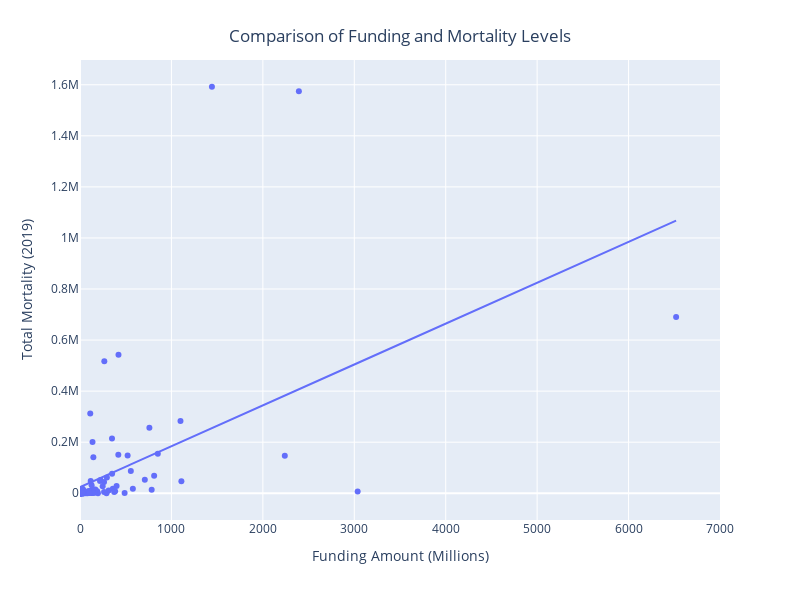

The cell this chart's notebook holds for it:
### Code cell
fig = px.scatter(df2019, x="2019", y="2019_US_Mortality_19", hover_data=['research_category'], 
                trendline="ols", 
                labels={
                     "2019_US_Mortality_19": "Total Mortality (2019)",
                     "research_category": "Research Category",
                     "2019": "Funding Amount (Millions)"
                 }, 
                width=800, height=600)


fig.update_layout(
    title={
        'text': "Comparison of Funding and Mortality Levels",
        'y':0.95,
        'x':0.5,
        'xanchor': 'center',
        'yanchor': 'top'})

fig.update_layout(xaxis_range=[0,7000])

fig.show()

### Figure 1 — Plotly figure (JSON) as saved in the notebook; plotly's stock layout.template omitted (floating-point values rounded to 4 significant figures; data arrays with more than 128 entries replaced by an {"elided": "..."} marker saying what was removed)
{"data": [{"customdata": {"elided": "299x1 str values"}, "hovertemplate": "Funding Amount (Millions)=%{x}<br>Total Mortality (2019)=%{y}<br>Research Category=%{customdata[0]}<extra></extra>", "legendgroup": "", "marker": {"color": "#636efa", "symbol": "circle"}, "mode": "markers", "name": "", "orientation": "v", "showlegend": false, "type": "scatter", "x": {"elided": "299 int values"}, "xaxis": "x", "y": {"elided": "299 int values"}, "yaxis": "y"}, {"hovertemplate": "<b>OLS trendline</b><br>2019_US_Mortality_19 = 160.163 * 2019 + 23827.6<br>R<sup>2</sup>=0.270612<br><br>Funding Amount (Millions)=%{x}<br>Total Mortality (2019)=%{y} <b>(trend)</b><extra></extra>", "legendgroup": "", "marker": {"color": "#636efa", "symbol": "circle"}, "mode": "lines", "name": "", "showlegend": false, "type": "scatter", "x": [2, 3, 5, 5, 7, 8, 8, 8, 11, 11, 11, 11, 11, 12, 12, 13, 13, 13, 13, 15, 15, 16, 16, 16, 17, 17, 18, 19, 24, 24, 25, 27, 28, 31, 32, 34, 34, 36, 36, 37, 43, 44, 48, 64, 67, 76, 79, 82, 83, 86, 94, 103, 106, 111, 112, 117, 121, 124, 126, 127, 137, 138, 139, 146, 150, 151, 158, 163, 168, 188, 196, 219, 224, 248, 263, 263, 266, 290, 294, 313, 350, 351, 359, 374, 384, 400, 419, 421, 488, 521, 556, 578, 709, 759, 784, 811, 851, 1099, 1109, 1443, 2240, 2394, 3037, 6520], "xaxis": "x", "y": [24150.0, 24310.0, 24630.0, 24630.0, 24950.0, 25110.0, 25110.0, 25110.0, 25590.0, 25590.0, 25590.0, 25590.0, 25590.0, 25750.0, 25750.0, 25910.0, 25910.0, 25910.0, 25910.0, 26230.0, 26230.0, 26390.0, 26390.0, 26390.0, 26550.0, 26550.0, 26710.0, 26870.0, 27670.0, 27670.0, 27830.0, 28150.0, 28310.0, 28790.0, 28950.0, 29270.0, 29270.0, 29590.0, 29590.0, 29750.0, 30710.0, 30870.0, 31520.0, 34080.0, 34560.0, 36000.0, 36480.0, 36960.0, 37120.0, 37600.0, 38880.0, 40320.0, 40800.0, 41610.0, 41770.0, 42570.0, 43210.0, 43690.0, 44010.0, 44170.0, 45770.0, 45930.0, 46090.0, 47210.0, 47850.0, 48010.0, 49130.0, 49930.0, 50740.0, 53940.0, 55220.0, 58900.0, 59700.0, 63550.0, 65950.0, 65950.0, 66430.0, 70270.0, 70920.0, 73960.0, 79880.0, 80040.0, 81330.0, 83730.0, 85330.0, 87890.0, 90940.0, 91260.0, 102000.0, 107300.0, 112900.0, 116400.0, 137400.0, 145400.0, 149400.0, 153700.0, 160100.0, 199800.0, 201400.0, 254900.0, 382600.0, 407300.0, 510200.0, 1068000.0], "yaxis": "y"}], "layout": {"height": 600, "legend": {"tracegroupgap": 0}, "margin": {"t": 60}, "title": {"text": "Comparison of Funding and Mortality Levels", "x": 0.5, "xanchor": "center", "y": 0.95, "yanchor": "top"}, "width": 800, "xaxis": {"anchor": "y", "domain": [0, 1], "range": [0, 7000], "title": {"text": "Funding Amount (Millions)"}, "type": "linear"}, "yaxis": {"anchor": "x", "autorange": true, "domain": [0, 1], "range": [-104800.0, 1697000.0], "title": {"text": "Total Mortality (2019)"}, "type": "linear"}}}
